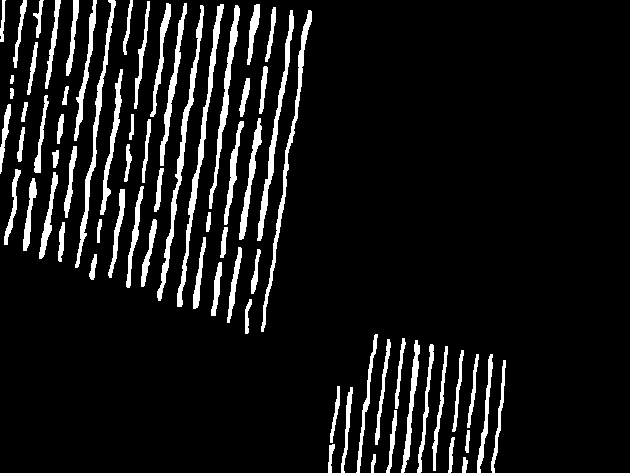
#> input picture datasets/test_labels/swissimage-dop10_2017_2608-1128_2_patch-test.png, 630 x 473 px, given in place of e-dop10_2020_2582-1115_3_patch-test_22_2220210710-174717.png, which was not available
$ python statistiques.py
#> lines starting #> are read from the running program, lines starting #| are printed output that depends on the picture; after the words box and inside, x2 and y2 are one past the last pixel; in counts of white or black regions, pixels touching at a corner belong together; long printed decimals are rounded; pictures that were not available may be replaced by others from this repository, and a replacement may not be noted
#> further down, image is the input picture: shape (473, 630, 3); 8.8% white; 72 white regions, largest, box (x1, y1, x2, y2) and area: (177, 4, 224, 307) 1458, (157, 5, 204, 301) 1413, (261, 10, 312, 332) 1298
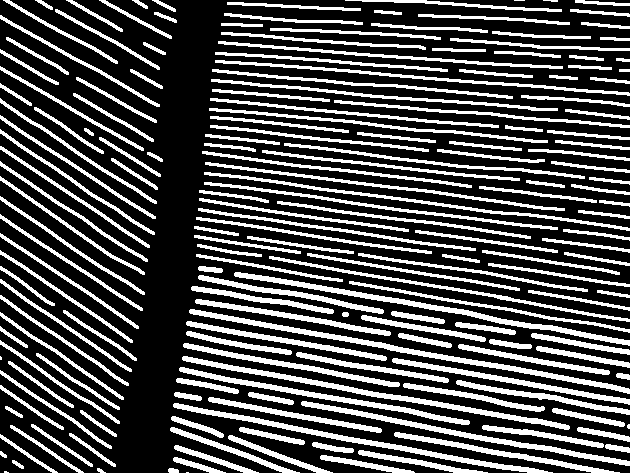
#> input picture datasets/test_labels/swissimage-dop10_2020_2582-1115_3_patch-test.png, 630 x 473 px
#> further down, mask is the input picture: shape (473, 630, 3); 29.7% white; 186 white regions (5 under 20 px), largest, box (x1, y1, x2, y2) and area: (189, 309, 630, 394) 2369, (234, 272, 630, 346) 2116, (182, 356, 570, 430) 2079
import cv2
import numpy as np

path_file = 'Results/comparaison_meilleur/swissimage_2020_patch-test/ite-11-01_swissimage-dop10_2020_2582-1115_3_patch-test_22_2220210710-174717.png'
path_mask = 'datasets/test_labels/swissimage-dop10_2020_2582-1115_3_patch-test.png'

set_threshold = True
threshold = 60      # Value between 0 and 255

def get_stats(results, ca_mask):
    if set_threshold == True:
        grayImage = cv2.cvtColor(results, cv2.COLOR_BGR2GRAY)
        (thresh, results) = cv2.threshold(grayImage, threshold, 255, cv2.THRESH_BINARY)
#> thresh = 60

    ca_mask = np.asarray(ca_mask) / 255
    results = np.asarray(results) / 255
    ca_mask = ca_mask[:, :, 0]
    if set_threshold == False:
        results = results[:, :, 0]

    intersection = np.logical_and(ca_mask, results)
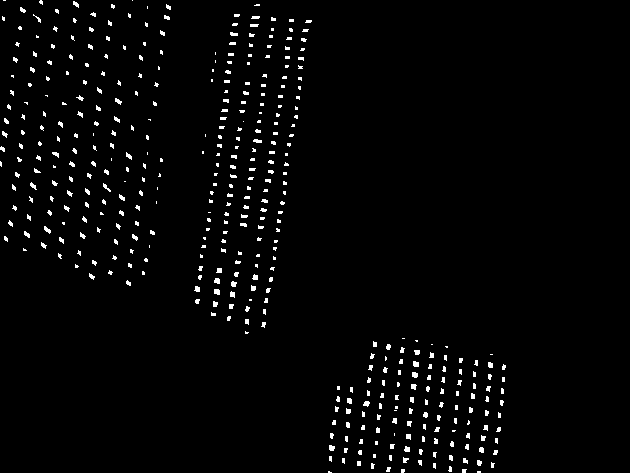
#> intersection: shape (473, 630) bool; 2.4% white; 438 white regions (326 under 20 px), largest, box (x1, y1, x2, y2) and area: (214, 289, 220, 295) 32, (413, 361, 419, 367) 32, (412, 372, 418, 378) 31
    union = np.logical_or(ca_mask, results)
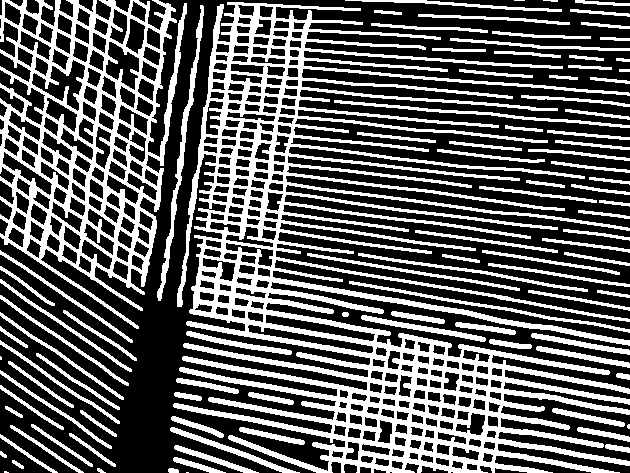
#> union: shape (473, 630) bool; 36.1% white; 99 white regions (5 under 20 px), largest, box (x1, y1, x2, y2) and area: (173, 2, 630, 473) 59607, (0, 0, 187, 329) 19685, (157, 5, 204, 301) 1413

    true_pos = np.sum(intersection)
#> true_pos = 7067

    false_pos = np.logical_xor(intersection, results)
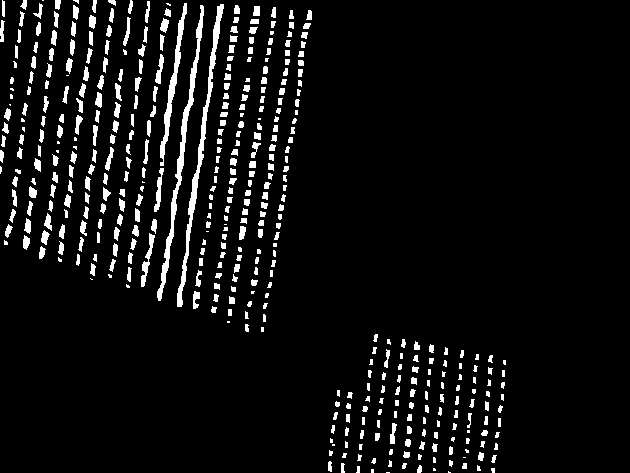
#> false_pos: shape (473, 630) bool; 6.5% white; 444 white regions (77 under 20 px), largest, box (x1, y1, x2, y2) and area: (177, 4, 224, 307) 1431, (157, 5, 204, 301) 1413, (160, 3, 187, 166) 803
    false_pos = np.sum(false_pos)
#> false_pos = 19241

    false_neg = np.logical_xor(intersection, ca_mask)
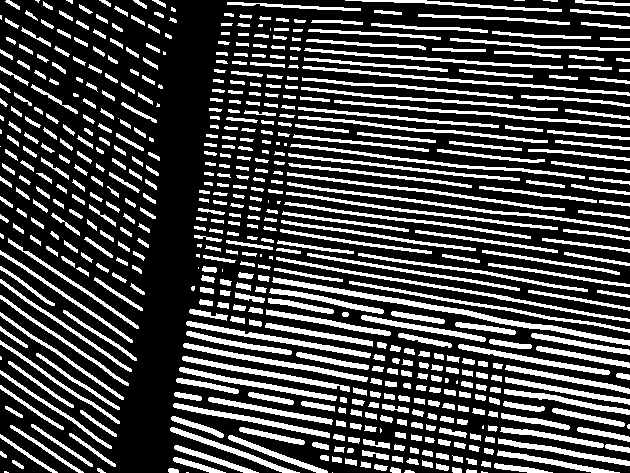
#> false_neg: shape (473, 630) bool; 27.3% white; 561 white regions (38 under 20 px), largest, box (x1, y1, x2, y2) and area: (272, 277, 630, 346) 1914, (276, 257, 630, 322) 1198, (287, 182, 630, 231) 1121
    false_neg = np.sum(false_neg)
#> false_neg = 81377

    true_neg = (ca_mask.shape[0] * ca_mask.shape[1]) - (true_pos + false_pos + false_neg)
#> true_neg = 190305

    total = ca_mask.shape[0] * ca_mask.shape[1]
#> total = 297990

    print("\n-----------------------------------")
    print("TP =", true_pos, "TN =", true_neg)
#| TP = 7067 TN = 190305
    print("FP =", false_pos, "FN =", false_neg)
#| FP = 19241 FN = 81377
    print("-----------------------------------")
    print("Max pixels =", total)
#| Max pixels = 297990
    precision = true_pos / (true_pos + false_pos)
#> precision = 0.269
    recall = true_pos / (true_pos + false_neg)
#> recall = 0.0799
    print("-----------------------------------")
    print("Pixel Accuracy =", (true_pos + true_neg) / total)
#| Pixel Accuracy = 0.6623
    print("Precision =", precision)
#| Precision = 0.2686
    print("Recall =", recall)
#| Recall = 0.0799
    print("IoU =", np.sum(intersection) / np.sum(union))
#| IoU = 0.06563
    print("F1 score =", 2*(precision * recall) / (precision + recall))
#| F1 score = 0.1232


image = cv2.imread(path_file)
mask = cv2.imread(path_mask)
get_stats(image, mask)
